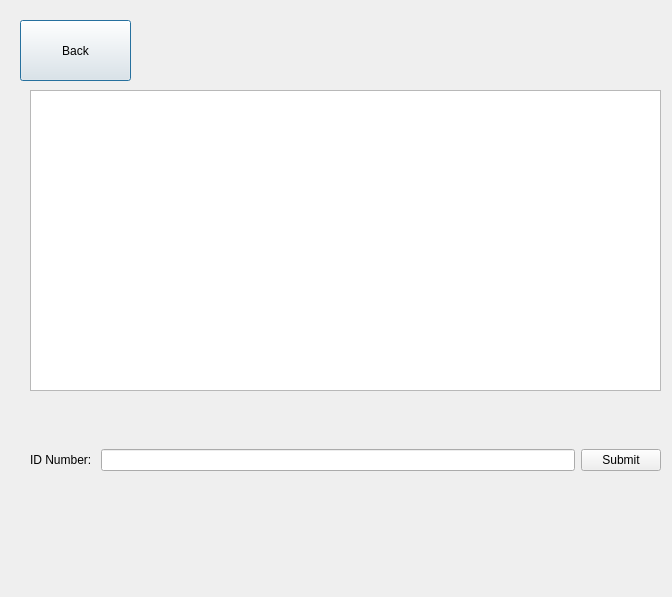
<?xml version="1.0" encoding="UTF-8"?>
<ui version="4.0">
 <class>deleteLogin</class>
 <widget class="QDialog" name="deleteLogin">
  <property name="geometry">
   <rect>
    <x>0</x>
    <y>0</y>
    <width>672</width>
    <height>597</height>
   </rect>
  </property>
  <property name="minimumSize">
   <size>
    <width>300</width>
    <height>300</height>
   </size>
  </property>
  <property name="windowTitle">
   <string>Delete Login</string>
  </property>
  <widget class="QPushButton" name="pushButton_BACK">
   <property name="geometry">
    <rect>
     <x>20</x>
     <y>20</y>
     <width>111</width>
     <height>61</height>
    </rect>
   </property>
   <property name="text">
    <string>Back</string>
   </property>
  </widget>
  <widget class="QTableWidget" name="tableWidget">
   <property name="geometry">
    <rect>
     <x>30</x>
     <y>90</y>
     <width>631</width>
     <height>301</height>
    </rect>
   </property>
  </widget>
  <widget class="QWidget" name="horizontalLayoutWidget">
   <property name="geometry">
    <rect>
     <x>30</x>
     <y>420</y>
     <width>631</width>
     <height>80</height>
    </rect>
   </property>
   <layout class="QHBoxLayout" name="horizontalLayout">
    <item>
     <widget class="QLabel" name="label">
      <property name="text">
       <string>ID Number: </string>
      </property>
     </widget>
    </item>
    <item>
     <widget class="QLineEdit" name="lineEdit_ID"/>
    </item>
    <item>
     <widget class="QPushButton" name="pushButton_SUBMIT">
      <property name="text">
       <string>Submit</string>
      </property>
     </widget>
    </item>
   </layout>
  </widget>
 </widget>
 <resources/>
 <connections/>
</ui>
